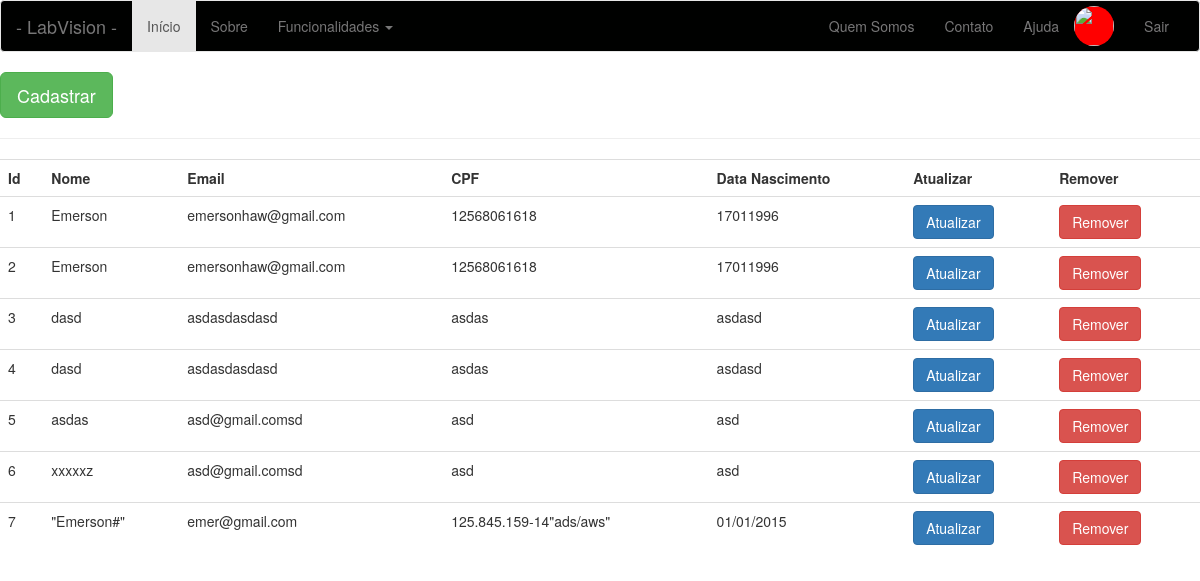
/listar-usuarios (signed in), run on an earlier commit of the app's database.
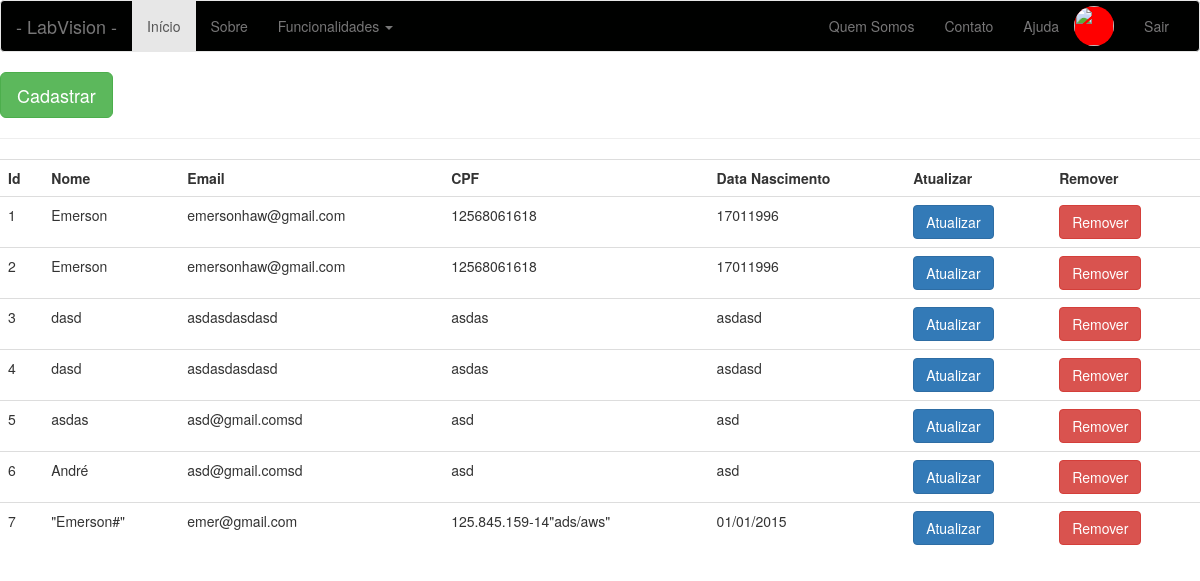
And on a later commit of the database.
### app/models/tables.py (models this page shows, shortened)
class Pessoa(db.Model):
    __tablename__ = "pessoas"
    id = db.Column(db.Integer, primary_key=True)
    nome = db.Column(db.String(50))

class Usuario(Pessoa, db.Model):
    __tablename__ = "usuarios"
    id = db.Column(db.Integer, primary_key=True)
    email = db.Column(db.String(50))
    senha = db.Column(db.String(20))
    cpf = db.Column(db.String(20))
    dt_nascimento = db.Column(db.String(20))
    status = db.Column(db.Boolean())
    pessoa = db.Column(db.Integer, db.ForeignKey('pessoas.id'))
    def get_id(self):
        return str(self.id)

class Pessoa(db.Model):
    __tablename__ = "pessoas"
    id = db.Column(db.Integer, primary_key=True)
    nome = db.Column(db.String(50))

### app/controllers/default.py (the view)
@app.route('/listar-usuarios', methods=['GET', 'POST'])
def listar_usuarios():
    if not current_user.get_id():
        return redirect(url_for('login'))
    usuarios = Usuario.query.all()
    return render_template('usuario/listar-usuarios.html', usuarios=usuarios)

### app/controllers/default.py (called while the page is built)
@login_manager.user_loader
def load_user(id):
    return Usuario.query.filter_by(id=id).first()

### app/templates/usuario/listar-usuarios.html
{% include 'base/head.html' %}
{% include 'base/nav_bar.html' %}
<a href="/cadastrar-usuarios">
    <button class="btn btn-lg btn-success">
        Cadastrar
    </button>
</a>
<hr>
<div class="table-responsive">
        <table class="table">
            <tr>
                <th>Id</th>
                <th>Nome</th>
                <th>Email</th>
                <th>CPF</th>
                <th>Data Nascimento</th>
                <th>Atualizar</th>
                <th>Remover</th>
            </tr>
            {% for u in usuarios %}
                <tr>
                    <td>
                        {{ u.id}}
                    </td>
                    <td>
                        {{ u.nome}}
                    </td>
                    <td>
                        {{ u.email}}
                    </td>
                    <td>
                        {{ u.cpf}}
                    </td>
                    <td>
                        {{ u.dt_nascimento}}
                    </td>
                    <td>
                        <a href="{{ url_for('atualizar_usuario', id=u.id)}}">
                            <button class="btn btn-primary">
                                Atualizar
                            </button>
                        </a>
                    </td>
                    <td>
                        <a href="{{ url_for('excluir_usuario', id=u.id)}}">
                            <button class="btn btn-danger">
                                Remover
                           </button>
                        </a>
                    </td>
                </tr>
            {% endfor %}
        </table>
</div>
{% include 'base/footer.html' %}

What changed in the data, as far as the page shows it:
changed through a linked row, Usuario id 6: nome "xxxxxz" → "André"
